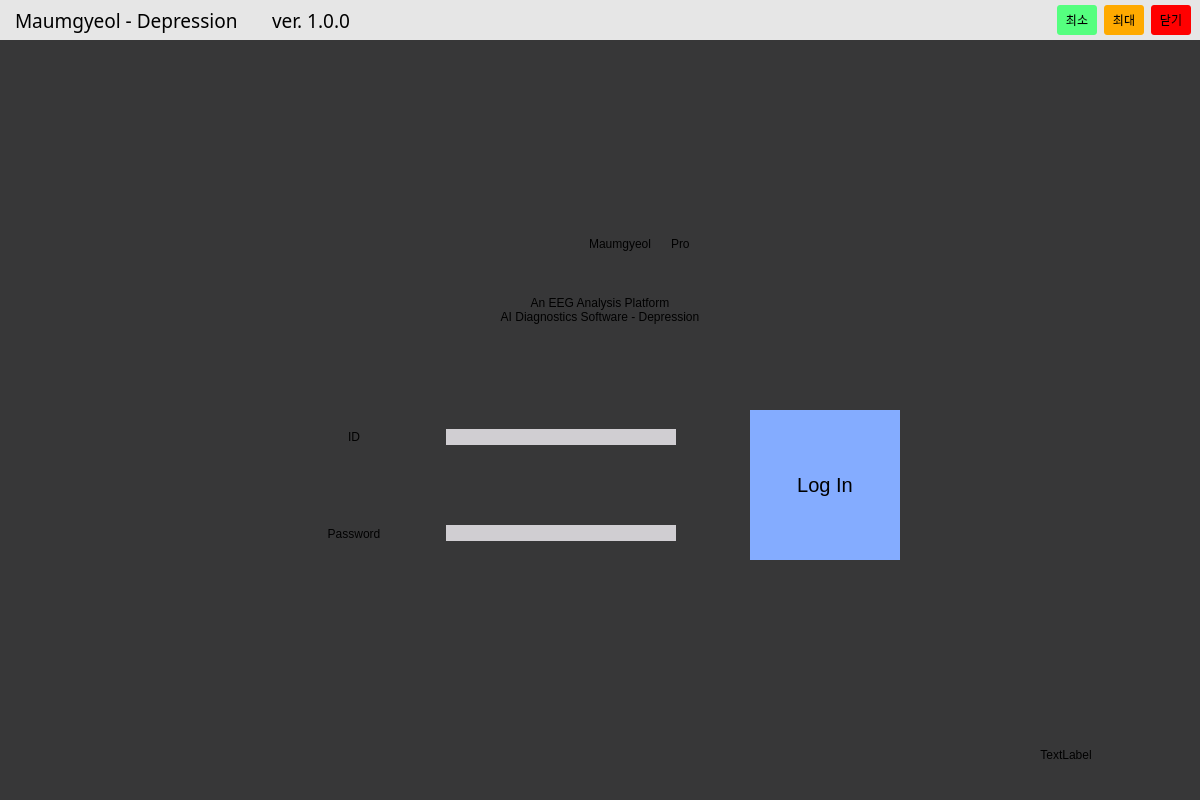
<?xml version="1.0" encoding="UTF-8"?>
<ui version="4.0">
 <class>MainWindow</class>
 <widget class="QMainWindow" name="MainWindow">
  <property name="geometry">
   <rect>
    <x>0</x>
    <y>0</y>
    <width>1200</width>
    <height>800</height>
   </rect>
  </property>
  <property name="minimumSize">
   <size>
    <width>1200</width>
    <height>800</height>
   </size>
  </property>
  <property name="windowTitle">
   <string>MainWindow</string>
  </property>
  <widget class="QWidget" name="centralwidget">
   <layout class="QVBoxLayout" name="layout">
    <property name="spacing">
     <number>0</number>
    </property>
    <property name="leftMargin">
     <number>0</number>
    </property>
    <property name="topMargin">
     <number>0</number>
    </property>
    <property name="rightMargin">
     <number>0</number>
    </property>
    <property name="bottomMargin">
     <number>0</number>
    </property>
    <item>
     <widget class="QFrame" name="drop_frame">
      <property name="styleSheet">
       <string notr="true">border-radius:0px;
background-color: rgb(255, 255, 255);</string>
      </property>
      <property name="frameShape">
       <enum>QFrame::StyledPanel</enum>
      </property>
      <property name="frameShadow">
       <enum>QFrame::Raised</enum>
      </property>
      <layout class="QVBoxLayout" name="verticalLayout_5">
       <property name="spacing">
        <number>0</number>
       </property>
       <property name="leftMargin">
        <number>0</number>
       </property>
       <property name="topMargin">
        <number>0</number>
       </property>
       <property name="rightMargin">
        <number>0</number>
       </property>
       <property name="bottomMargin">
        <number>0</number>
       </property>
       <item>
        <widget class="QFrame" name="content">
         <property name="frameShape">
          <enum>QFrame::NoFrame</enum>
         </property>
         <property name="frameShadow">
          <enum>QFrame::Raised</enum>
         </property>
         <layout class="QHBoxLayout" name="horizontalLayout_2">
          <property name="spacing">
           <number>0</number>
          </property>
          <property name="leftMargin">
           <number>0</number>
          </property>
          <property name="topMargin">
           <number>0</number>
          </property>
          <property name="rightMargin">
           <number>0</number>
          </property>
          <property name="bottomMargin">
           <number>0</number>
          </property>
          <item>
           <widget class="QFrame" name="content_frame">
            <property name="frameShape">
             <enum>QFrame::StyledPanel</enum>
            </property>
            <property name="frameShadow">
             <enum>QFrame::Raised</enum>
            </property>
            <layout class="QVBoxLayout" name="verticalLayout">
             <property name="spacing">
              <number>0</number>
             </property>
             <property name="leftMargin">
              <number>0</number>
             </property>
             <property name="topMargin">
              <number>0</number>
             </property>
             <property name="rightMargin">
              <number>0</number>
             </property>
             <property name="bottomMargin">
              <number>0</number>
             </property>
             <item>
              <widget class="QFrame" name="title_bar">
               <property name="minimumSize">
                <size>
                 <width>0</width>
                 <height>40</height>
                </size>
               </property>
               <property name="maximumSize">
                <size>
                 <width>16777215</width>
                 <height>40</height>
                </size>
               </property>
               <property name="styleSheet">
                <string notr="true">background-color: rgb(230, 230, 230);title</string>
               </property>
               <property name="frameShape">
                <enum>QFrame::NoFrame</enum>
               </property>
               <property name="frameShadow">
                <enum>QFrame::Raised</enum>
               </property>
               <layout class="QHBoxLayout" name="horizontalLayout">
                <property name="spacing">
                 <number>0</number>
                </property>
                <property name="leftMargin">
                 <number>0</number>
                </property>
                <property name="topMargin">
                 <number>0</number>
                </property>
                <property name="rightMargin">
                 <number>0</number>
                </property>
                <property name="bottomMargin">
                 <number>0</number>
                </property>
                <item>
                 <widget class="QFrame" name="frame_title">
                  <property name="minimumSize">
                   <size>
                    <width>0</width>
                    <height>0</height>
                   </size>
                  </property>
                  <property name="frameShape">
                   <enum>QFrame::StyledPanel</enum>
                  </property>
                  <property name="frameShadow">
                   <enum>QFrame::Raised</enum>
                  </property>
                  <layout class="QVBoxLayout" name="verticalLayout_6">
                   <property name="spacing">
                    <number>0</number>
                   </property>
                   <property name="leftMargin">
                    <number>15</number>
                   </property>
                   <property name="topMargin">
                    <number>0</number>
                   </property>
                   <property name="rightMargin">
                    <number>0</number>
                   </property>
                   <property name="bottomMargin">
                    <number>0</number>
                   </property>
                   <item>
                    <widget class="QLabel" name="label_title">
                     <property name="font">
                      <font>
                       <family>Franklin Gothic Heavy</family>
                       <pointsize>14</pointsize>
                      </font>
                     </property>
                     <property name="text">
                      <string>Maumgyeol - Depression       ver. 1.0.0</string>
                     </property>
                    </widget>
                   </item>
                  </layout>
                 </widget>
                </item>
                <item>
                 <widget class="QFrame" name="frame_btns">
                  <property name="maximumSize">
                   <size>
                    <width>150</width>
                    <height>16777215</height>
                   </size>
                  </property>
                  <property name="frameShape">
                   <enum>QFrame::StyledPanel</enum>
                  </property>
                  <property name="frameShadow">
                   <enum>QFrame::Raised</enum>
                  </property>
                  <layout class="QHBoxLayout" name="horizontalLayout_3">
                   <property name="spacing">
                    <number>0</number>
                   </property>
                   <property name="leftMargin">
                    <number>0</number>
                   </property>
                   <property name="topMargin">
                    <number>0</number>
                   </property>
                   <property name="rightMargin">
                    <number>0</number>
                   </property>
                   <property name="bottomMargin">
                    <number>0</number>
                   </property>
                   <item>
                    <widget class="QPushButton" name="btn_min">
                     <property name="sizePolicy">
                      <sizepolicy hsizetype="Minimum" vsizetype="Ignored">
                       <horstretch>0</horstretch>
                       <verstretch>0</verstretch>
                      </sizepolicy>
                     </property>
                     <property name="minimumSize">
                      <size>
                       <width>40</width>
                       <height>30</height>
                      </size>
                     </property>
                     <property name="maximumSize">
                      <size>
                       <width>40</width>
                       <height>30</height>
                      </size>
                     </property>
                     <property name="toolTip">
                      <string>최소화</string>
                     </property>
                     <property name="styleSheet">
                      <string notr="true">QPushButton {
	border:none;
	border-radius: 3px;
	background-color: rgb(85, 255, 127);
}
QPushButton:hover {
	
	background-color: rgba(85, 255, 127, 150);
}</string>
                     </property>
                     <property name="text">
                      <string>최소</string>
                     </property>
                    </widget>
                   </item>
                   <item>
                    <widget class="QPushButton" name="btn_max">
                     <property name="minimumSize">
                      <size>
                       <width>40</width>
                       <height>30</height>
                      </size>
                     </property>
                     <property name="maximumSize">
                      <size>
                       <width>40</width>
                       <height>30</height>
                      </size>
                     </property>
                     <property name="toolTip">
                      <string>최대화</string>
                     </property>
                     <property name="styleSheet">
                      <string notr="true">QPushButton {
	border:none;
	border-radius: 3px;
	background-color: rgb(255, 170, 0);
}
QPushButton:hover {
	
	background-color: rgba(255, 170, 0, 150);
}</string>
                     </property>
                     <property name="text">
                      <string>최대</string>
                     </property>
                    </widget>
                   </item>
                   <item>
                    <widget class="QPushButton" name="btn_close">
                     <property name="minimumSize">
                      <size>
                       <width>40</width>
                       <height>30</height>
                      </size>
                     </property>
                     <property name="maximumSize">
                      <size>
                       <width>40</width>
                       <height>30</height>
                      </size>
                     </property>
                     <property name="toolTip">
                      <string>닫기</string>
                     </property>
                     <property name="styleSheet">
                      <string notr="true">QPushButton {
	border:none;
	border-radius: 3px;
	background-color: rgb(255, 0, 0);
}
QPushButton:hover {
	
	background-color: rgba(255,0, 0, 150);
}</string>
                     </property>
                     <property name="text">
                      <string>닫기</string>
                     </property>
                    </widget>
                   </item>
                  </layout>
                 </widget>
                </item>
               </layout>
              </widget>
             </item>
             <item>
              <widget class="QFrame" name="frame">
               <property name="styleSheet">
                <string notr="true">background-color: rgb(55, 55, 56);</string>
               </property>
               <property name="frameShape">
                <enum>QFrame::StyledPanel</enum>
               </property>
               <property name="frameShadow">
                <enum>QFrame::Raised</enum>
               </property>
               <layout class="QVBoxLayout" name="verticalLayout_2">
                <property name="spacing">
                 <number>0</number>
                </property>
                <property name="leftMargin">
                 <number>0</number>
                </property>
                <property name="topMargin">
                 <number>0</number>
                </property>
                <property name="rightMargin">
                 <number>0</number>
                </property>
                <property name="bottomMargin">
                 <number>0</number>
                </property>
                <item>
                 <widget class="QFrame" name="frame_2">
                  <property name="maximumSize">
                   <size>
                    <width>16777215</width>
                    <height>80</height>
                   </size>
                  </property>
                  <property name="frameShape">
                   <enum>QFrame::StyledPanel</enum>
                  </property>
                  <property name="frameShadow">
                   <enum>QFrame::Raised</enum>
                  </property>
                 </widget>
                </item>
                <item>
                 <widget class="QFrame" name="frame_3">
                  <property name="maximumSize">
                   <size>
                    <width>16777215</width>
                    <height>150</height>
                   </size>
                  </property>
                  <property name="frameShape">
                   <enum>QFrame::StyledPanel</enum>
                  </property>
                  <property name="frameShadow">
                   <enum>QFrame::Raised</enum>
                  </property>
                  <layout class="QHBoxLayout" name="horizontalLayout_4">
                   <property name="spacing">
                    <number>0</number>
                   </property>
                   <property name="leftMargin">
                    <number>0</number>
                   </property>
                   <property name="topMargin">
                    <number>0</number>
                   </property>
                   <property name="rightMargin">
                    <number>0</number>
                   </property>
                   <property name="bottomMargin">
                    <number>0</number>
                   </property>
                   <item>
                    <widget class="QFrame" name="frame_7">
                     <property name="maximumSize">
                      <size>
                       <width>16777215</width>
                       <height>16777215</height>
                      </size>
                     </property>
                     <property name="frameShape">
                      <enum>QFrame::StyledPanel</enum>
                     </property>
                     <property name="frameShadow">
                      <enum>QFrame::Raised</enum>
                     </property>
                    </widget>
                   </item>
                   <item>
                    <widget class="QFrame" name="frame_8">
                     <property name="frameShape">
                      <enum>QFrame::StyledPanel</enum>
                     </property>
                     <property name="frameShadow">
                      <enum>QFrame::Raised</enum>
                     </property>
                     <layout class="QHBoxLayout" name="horizontalLayout_6">
                      <property name="spacing">
                       <number>20</number>
                      </property>
                      <item>
                       <widget class="QLabel" name="label">
                        <property name="styleSheet">
                         <string notr="true">font: 800 95pt &quot;Nanum Gothic&quot;;</string>
                        </property>
                        <property name="text">
                         <string>Maumgyeol</string>
                        </property>
                        <property name="alignment">
                         <set>Qt::AlignBottom|Qt::AlignRight|Qt::AlignTrailing</set>
                        </property>
                        <property name="margin">
                         <number>0</number>
                        </property>
                       </widget>
                      </item>
                      <item>
                       <widget class="QLabel" name="label_2">
                        <property name="maximumSize">
                         <size>
                          <width>120</width>
                          <height>16777215</height>
                         </size>
                        </property>
                        <property name="styleSheet">
                         <string notr="true">font: 50pt &quot;Nanum Gothic&quot;;</string>
                        </property>
                        <property name="text">
                         <string>Pro</string>
                        </property>
                        <property name="alignment">
                         <set>Qt::AlignBottom|Qt::AlignLeading|Qt::AlignLeft</set>
                        </property>
                        <property name="margin">
                         <number>8</number>
                        </property>
                       </widget>
                      </item>
                     </layout>
                    </widget>
                   </item>
                   <item>
                    <widget class="QFrame" name="frame_9">
                     <property name="maximumSize">
                      <size>
                       <width>16777215</width>
                       <height>16777215</height>
                      </size>
                     </property>
                     <property name="frameShape">
                      <enum>QFrame::StyledPanel</enum>
                     </property>
                     <property name="frameShadow">
                      <enum>QFrame::Raised</enum>
                     </property>
                    </widget>
                   </item>
                  </layout>
                 </widget>
                </item>
                <item>
                 <widget class="QFrame" name="frame_4">
                  <property name="sizePolicy">
                   <sizepolicy hsizetype="Preferred" vsizetype="Preferred">
                    <horstretch>0</horstretch>
                    <verstretch>0</verstretch>
                   </sizepolicy>
                  </property>
                  <property name="maximumSize">
                   <size>
                    <width>16777215</width>
                    <height>350</height>
                   </size>
                  </property>
                  <property name="frameShape">
                   <enum>QFrame::StyledPanel</enum>
                  </property>
                  <property name="frameShadow">
                   <enum>QFrame::Raised</enum>
                  </property>
                  <layout class="QHBoxLayout" name="horizontalLayout_5">
                   <property name="spacing">
                    <number>0</number>
                   </property>
                   <property name="leftMargin">
                    <number>0</number>
                   </property>
                   <property name="topMargin">
                    <number>0</number>
                   </property>
                   <property name="rightMargin">
                    <number>0</number>
                   </property>
                   <property name="bottomMargin">
                    <number>0</number>
                   </property>
                   <item>
                    <widget class="QFrame" name="frame_10">
                     <property name="maximumSize">
                      <size>
                       <width>250</width>
                       <height>16777215</height>
                      </size>
                     </property>
                     <property name="frameShape">
                      <enum>QFrame::StyledPanel</enum>
                     </property>
                     <property name="frameShadow">
                      <enum>QFrame::Raised</enum>
                     </property>
                    </widget>
                   </item>
                   <item>
                    <widget class="QFrame" name="frame_11">
                     <property name="sizePolicy">
                      <sizepolicy hsizetype="Fixed" vsizetype="Fixed">
                       <horstretch>0</horstretch>
                       <verstretch>0</verstretch>
                      </sizepolicy>
                     </property>
                     <property name="minimumSize">
                      <size>
                       <width>700</width>
                       <height>350</height>
                      </size>
                     </property>
                     <property name="frameShape">
                      <enum>QFrame::StyledPanel</enum>
                     </property>
                     <property name="frameShadow">
                      <enum>QFrame::Raised</enum>
                     </property>
                     <layout class="QVBoxLayout" name="verticalLayout_3">
                      <property name="spacing">
                       <number>0</number>
                      </property>
                      <property name="leftMargin">
                       <number>0</number>
                      </property>
                      <property name="topMargin">
                       <number>0</number>
                      </property>
                      <property name="rightMargin">
                       <number>0</number>
                      </property>
                      <property name="bottomMargin">
                       <number>0</number>
                      </property>
                      <item>
                       <widget class="QFrame" name="frame_13">
                        <property name="maximumSize">
                         <size>
                          <width>16777215</width>
                          <height>100</height>
                         </size>
                        </property>
                        <property name="frameShape">
                         <enum>QFrame::StyledPanel</enum>
                        </property>
                        <property name="frameShadow">
                         <enum>QFrame::Raised</enum>
                        </property>
                        <layout class="QVBoxLayout" name="verticalLayout_4">
                         <item>
                          <widget class="QLabel" name="label_3">
                           <property name="styleSheet">
                            <string notr="true">font: 17pt &quot;Nanum Gothic&quot;;</string>
                           </property>
                           <property name="text">
                            <string>An EEG Analysis Platform
AI Diagnostics Software - Depression</string>
                           </property>
                           <property name="alignment">
                            <set>Qt::AlignCenter</set>
                           </property>
                          </widget>
                         </item>
                        </layout>
                       </widget>
                      </item>
                      <item>
                       <widget class="QFrame" name="frame_14">
                        <property name="frameShape">
                         <enum>QFrame::StyledPanel</enum>
                        </property>
                        <property name="frameShadow">
                         <enum>QFrame::Raised</enum>
                        </property>
                        <layout class="QHBoxLayout" name="horizontalLayout_7">
                         <property name="spacing">
                          <number>0</number>
                         </property>
                         <property name="leftMargin">
                          <number>0</number>
                         </property>
                         <property name="topMargin">
                          <number>0</number>
                         </property>
                         <property name="rightMargin">
                          <number>0</number>
                         </property>
                         <property name="bottomMargin">
                          <number>0</number>
                         </property>
                         <item>
                          <widget class="QFrame" name="frame_15">
                           <property name="frameShape">
                            <enum>QFrame::StyledPanel</enum>
                           </property>
                           <property name="frameShadow">
                            <enum>QFrame::Raised</enum>
                           </property>
                           <layout class="QVBoxLayout" name="verticalLayout_7">
                            <property name="spacing">
                             <number>3</number>
                            </property>
                            <property name="topMargin">
                             <number>30</number>
                            </property>
                            <property name="bottomMargin">
                             <number>30</number>
                            </property>
                            <item>
                             <widget class="QFrame" name="frame_17">
                              <property name="frameShape">
                               <enum>QFrame::StyledPanel</enum>
                              </property>
                              <property name="frameShadow">
                               <enum>QFrame::Raised</enum>
                              </property>
                              <layout class="QHBoxLayout" name="horizontalLayout_8">
                               <item>
                                <widget class="QLabel" name="label_4">
                                 <property name="maximumSize">
                                  <size>
                                   <width>160</width>
                                   <height>16777215</height>
                                  </size>
                                 </property>
                                 <property name="styleSheet">
                                  <string notr="true">font: 18pt &quot;Nanum Gothic&quot;;</string>
                                 </property>
                                 <property name="text">
                                  <string>ID</string>
                                 </property>
                                 <property name="alignment">
                                  <set>Qt::AlignCenter</set>
                                 </property>
                                </widget>
                               </item>
                               <item>
                                <widget class="QLineEdit" name="IDInput">
                                 <property name="sizePolicy">
                                  <sizepolicy hsizetype="Fixed" vsizetype="Fixed">
                                   <horstretch>0</horstretch>
                                   <verstretch>0</verstretch>
                                  </sizepolicy>
                                 </property>
                                 <property name="minimumSize">
                                  <size>
                                   <width>230</width>
                                   <height>0</height>
                                  </size>
                                 </property>
                                 <property name="styleSheet">
                                  <string notr="true">background-color: rgb(208, 206, 210);</string>
                                 </property>
                                 <property name="maxLength">
                                  <number>32770</number>
                                 </property>
                                </widget>
                               </item>
                              </layout>
                             </widget>
                            </item>
                            <item>
                             <widget class="QFrame" name="frame_18">
                              <property name="frameShape">
                               <enum>QFrame::StyledPanel</enum>
                              </property>
                              <property name="frameShadow">
                               <enum>QFrame::Raised</enum>
                              </property>
                              <layout class="QHBoxLayout" name="horizontalLayout_9">
                               <item>
                                <widget class="QLabel" name="label_5">
                                 <property name="maximumSize">
                                  <size>
                                   <width>160</width>
                                   <height>16777215</height>
                                  </size>
                                 </property>
                                 <property name="styleSheet">
                                  <string notr="true">font: 18pt &quot;Nanum Gothic&quot;;</string>
                                 </property>
                                 <property name="text">
                                  <string>Password</string>
                                 </property>
                                 <property name="alignment">
                                  <set>Qt::AlignCenter</set>
                                 </property>
                                </widget>
                               </item>
                               <item>
                                <widget class="QLineEdit" name="passwordInput">
                                 <property name="sizePolicy">
                                  <sizepolicy hsizetype="Fixed" vsizetype="Fixed">
                                   <horstretch>0</horstretch>
                                   <verstretch>0</verstretch>
                                  </sizepolicy>
                                 </property>
                                 <property name="minimumSize">
                                  <size>
                                   <width>230</width>
                                   <height>0</height>
                                  </size>
                                 </property>
                                 <property name="styleSheet">
                                  <string notr="true">background-color: rgb(208, 206, 210);</string>
                                 </property>
                                 <property name="echoMode">
                                  <enum>QLineEdit::Password</enum>
                                 </property>
                                </widget>
                               </item>
                              </layout>
                             </widget>
                            </item>
                           </layout>
                          </widget>
                         </item>
                         <item>
                          <widget class="QFrame" name="frame_16">
                           <property name="maximumSize">
                            <size>
                             <width>250</width>
                             <height>16777215</height>
                            </size>
                           </property>
                           <property name="frameShape">
                            <enum>QFrame::StyledPanel</enum>
                           </property>
                           <property name="frameShadow">
                            <enum>QFrame::Raised</enum>
                           </property>
                           <layout class="QHBoxLayout" name="horizontalLayout_10">
                            <property name="spacing">
                             <number>0</number>
                            </property>
                            <property name="leftMargin">
                             <number>50</number>
                            </property>
                            <property name="topMargin">
                             <number>50</number>
                            </property>
                            <property name="rightMargin">
                             <number>50</number>
                            </property>
                            <property name="bottomMargin">
                             <number>50</number>
                            </property>
                            <item>
                             <widget class="QPushButton" name="btn_login">
                              <property name="sizePolicy">
                               <sizepolicy hsizetype="Preferred" vsizetype="Preferred">
                                <horstretch>0</horstretch>
                                <verstretch>0</verstretch>
                               </sizepolicy>
                              </property>
                              <property name="styleSheet">
                               <string notr="true">background-color: rgb(132, 172, 255);
font-size: 20px;</string>
                              </property>
                              <property name="text">
                               <string>Log In</string>
                              </property>
                             </widget>
                            </item>
                           </layout>
                          </widget>
                         </item>
                        </layout>
                       </widget>
                      </item>
                     </layout>
                    </widget>
                   </item>
                   <item>
                    <widget class="QFrame" name="frame_12">
                     <property name="maximumSize">
                      <size>
                       <width>250</width>
                       <height>16777215</height>
                      </size>
                     </property>
                     <property name="frameShape">
                      <enum>QFrame::StyledPanel</enum>
                     </property>
                     <property name="frameShadow">
                      <enum>QFrame::Raised</enum>
                     </property>
                    </widget>
                   </item>
                  </layout>
                 </widget>
                </item>
                <item>
                 <widget class="QFrame" name="frame_5">
                  <property name="maximumSize">
                   <size>
                    <width>16777215</width>
                    <height>100</height>
                   </size>
                  </property>
                  <property name="frameShape">
                   <enum>QFrame::StyledPanel</enum>
                  </property>
                  <property name="frameShadow">
                   <enum>QFrame::Raised</enum>
                  </property>
                 </widget>
                </item>
                <item>
                 <widget class="QFrame" name="frame_6">
                  <property name="maximumSize">
                   <size>
                    <width>16777215</width>
                    <height>90</height>
                   </size>
                  </property>
                  <property name="frameShape">
                   <enum>QFrame::StyledPanel</enum>
                  </property>
                  <property name="frameShadow">
                   <enum>QFrame::Raised</enum>
                  </property>
                  <layout class="QHBoxLayout" name="horizontalLayout_11">
                   <item>
                    <widget class="QFrame" name="frame_19">
                     <property name="frameShape">
                      <enum>QFrame::StyledPanel</enum>
                     </property>
                     <property name="frameShadow">
                      <enum>QFrame::Raised</enum>
                     </property>
                    </widget>
                   </item>
                   <item>
                    <widget class="QFrame" name="frame_20">
                     <property name="maximumSize">
                      <size>
                       <width>250</width>
                       <height>16777215</height>
                      </size>
                     </property>
                     <property name="frameShape">
                      <enum>QFrame::StyledPanel</enum>
                     </property>
                     <property name="frameShadow">
                      <enum>QFrame::Raised</enum>
                     </property>
                     <layout class="QVBoxLayout" name="verticalLayout_8">
                      <property name="spacing">
                       <number>0</number>
                      </property>
                      <property name="leftMargin">
                       <number>0</number>
                      </property>
                      <property name="topMargin">
                       <number>0</number>
                      </property>
                      <property name="rightMargin">
                       <number>0</number>
                      </property>
                      <property name="bottomMargin">
                       <number>0</number>
                      </property>
                      <item>
                       <widget class="QLabel" name="littleLogo">
                        <property name="text">
                         <string>TextLabel</string>
                        </property>
                        <property name="alignment">
                         <set>Qt::AlignCenter</set>
                        </property>
                       </widget>
                      </item>
                     </layout>
                    </widget>
                   </item>
                  </layout>
                 </widget>
                </item>
               </layout>
              </widget>
             </item>
            </layout>
           </widget>
          </item>
         </layout>
        </widget>
       </item>
      </layout>
     </widget>
    </item>
   </layout>
  </widget>
 </widget>
 <resources>
  <include location="../bwave_pro/gui/test.qrc"/>
 </resources>
 <connections/>
</ui>
